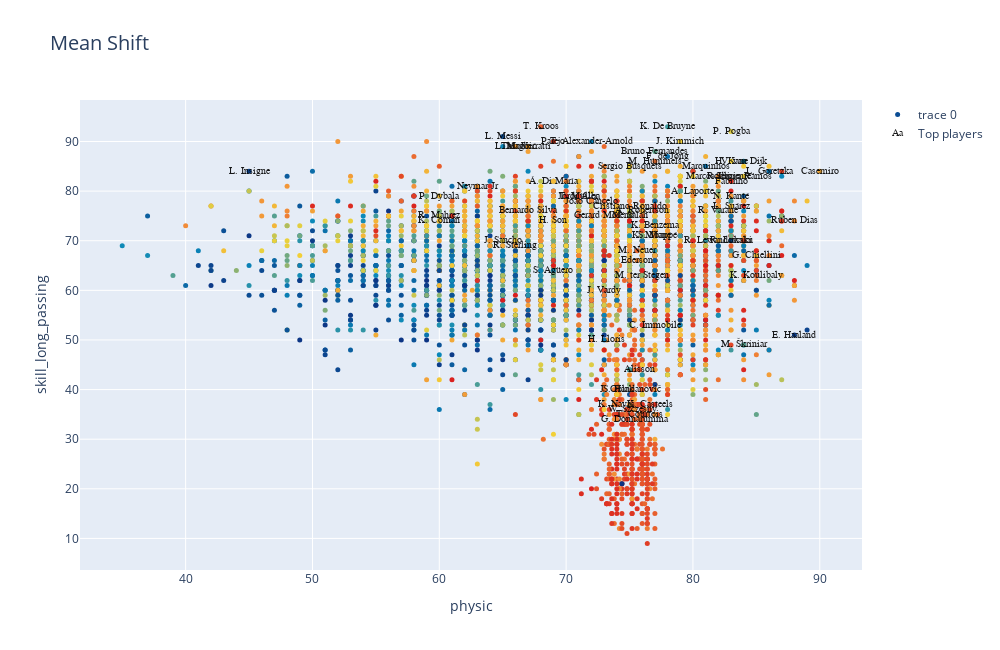

The cell this chart's notebook holds for it:
### Code cell
#Grafico de cluster mediante Mean Shift
data=[]
MeanShift_clusters = go.Scatter(x=df_skills[skill_1], y=df_skills[skill_2],
                           mode='markers',
                        text=df_n.loc[:,'short_name'],
                           marker=dict(
                                size=5,
                                color = clusters2.astype(np.float), #set color equal to a variable
                                colorscale='Portland',
                                showscale=False)
                           )

crack =go.Scatter(x=df_skills.loc[bool_crack,skill_1], y=df_skills.loc[bool_crack,skill_2],name='Top players',
                      text=df_n.loc[bool_crack,'short_name'],
                      textfont=dict(family='sans serif',size=10,color='black'),
                      opacity=0.9,mode='text')

data=[MeanShift_clusters,crack]

layout = go.Layout(title="Mean Shift",titlefont=dict(size=20),
                xaxis=dict(title=skill_1),
                yaxis=dict(title=skill_2),
                autosize=False, width=1000,height=650)

fig = go.Figure(data=data, layout=layout)
plot(fig)
iplot(fig)
##fig.show(renderer="colab")

### Figure 1 — Plotly figure (JSON) as saved in the notebook; plotly's stock layout.template omitted (floating-point values rounded to 4 significant figures; data arrays with more than 128 entries replaced by an {"elided": "..."} marker saying what was removed)
{"data": [{"marker": {"color": {"elided": "4593 int values"}, "colorscale": [[0, "rgb(12,51,131)"], [0.25, "rgb(10,136,186)"], [0.5, "rgb(242,211,56)"], [0.75, "rgb(242,143,56)"], [1, "rgb(217,30,30)"]], "showscale": false, "size": 5}, "mode": "markers", "text": {"elided": "4593 str values"}, "type": "scatter", "x": {"elided": "4593 float values"}, "y": {"elided": "4593 int values"}}, {"mode": "text", "name": "Top players", "opacity": 0.9, "text": ["L. Messi", "R. Lewandowski", "Cristiano Ronaldo", "Neymar Jr", "K. De Bruyne", "J. Oblak", "K. Mbappé", "M. Neuer", "M. ter Stegen", "H. Kane", "N. Kanté", "K. Benzema", "T. Courtois", "H. Son", "Casemiro", "V. van Dijk", "S. Mané", "M. Salah", "Ederson", "J. Kimmich", "Alisson", "G. Donnarumma", "Sergio Ramos", "L. Suárez", "T. Kroos", "R. Lukaku", "K. Navas", "R. Sterling", "Bruno Fernandes", "E. Haaland", "S. Agüero", "H. Lloris", "L. Modrić", "Á. Di María", "W. Szczęsny", "T. Müller", "C. Immobile", "P. Pogba", "M. Verratti", "Marquinhos", "L. Goretzka", "P. Dybala", "A. Robertson", "F. de Jong", "T. Alexander-Arnold", "J. Sancho", "Rúben Dias", "G. Chiellini", "S. Handanovič", "M. Hummels", "Jordi Alba", "Thiago", "Sergio Busquets", "Parejo", "K. Casteels", "L. Insigne", "K. Koulibaly", "R. Varane", "R. Mahrez", "Gerard Moreno", "J. Vardy", "Fabinho", "João Cancelo", "A. Laporte", "K. Coman", "Bernardo Silva", "Marcos Llorente", "Rodri", "M. Škriniar"], "textfont": {"color": "black", "family": "sans serif", "size": 10}, "type": "scatter", "x": [65, 82, 75, 63, 78, 74, 77, 75.6, 76, 83, 83, 77, 75.8, 69, 90, 84, 77, 75, 75.6, 79, 75.8, 75.4, 84, 83, 68, 83, 74, 66, 77, 88, 69, 73.2, 66, 69, 75.2, 71, 77, 83, 67, 81, 86, 60, 76, 78, 72, 65, 88, 85, 75.2, 77, 71, 66, 75, 69, 76.6, 45, 85, 82, 60, 73, 73, 83, 72, 80, 60, 67, 82, 82, 84], "y": [91, 70, 77, 81, 93, 40, 71, 68, 63, 86, 79, 73, 35, 74, 84, 86, 71, 75, 66, 90, 44, 34, 83, 77, 93, 70, 37, 69, 88, 51, 64, 50, 89, 82, 36, 79, 53, 92, 89, 85, 84, 79, 76, 87, 90, 70, 74, 67, 40, 86, 79, 89, 85, 90, 37, 84, 63, 76, 75, 75, 60, 82, 78, 80, 74, 76, 83, 83, 49]}], "layout": {"autosize": false, "height": 650, "title": {"font": {"size": 20}, "text": "Mean Shift"}, "width": 1000, "xaxis": {"title": {"text": "physic"}}, "yaxis": {"title": {"text": "skill_long_passing"}}}}
